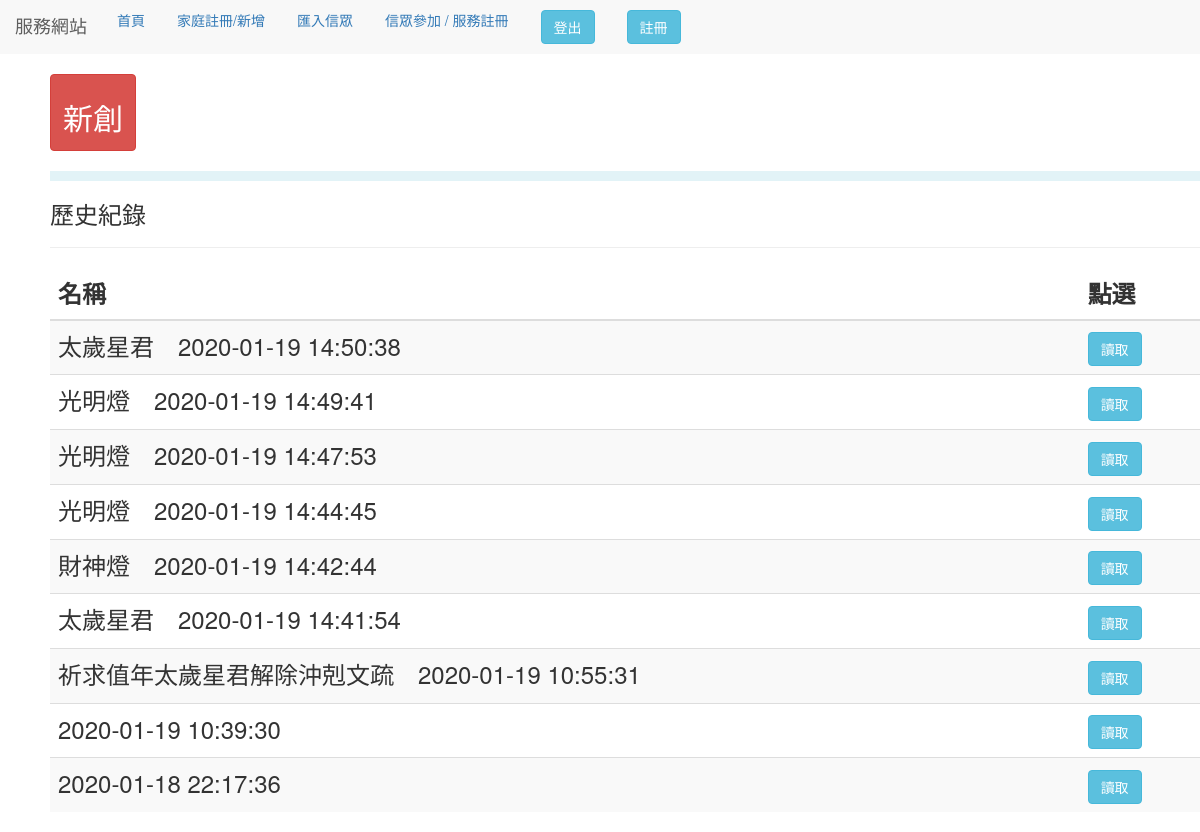
Page /join_activity (signed in) on the earlier database version.
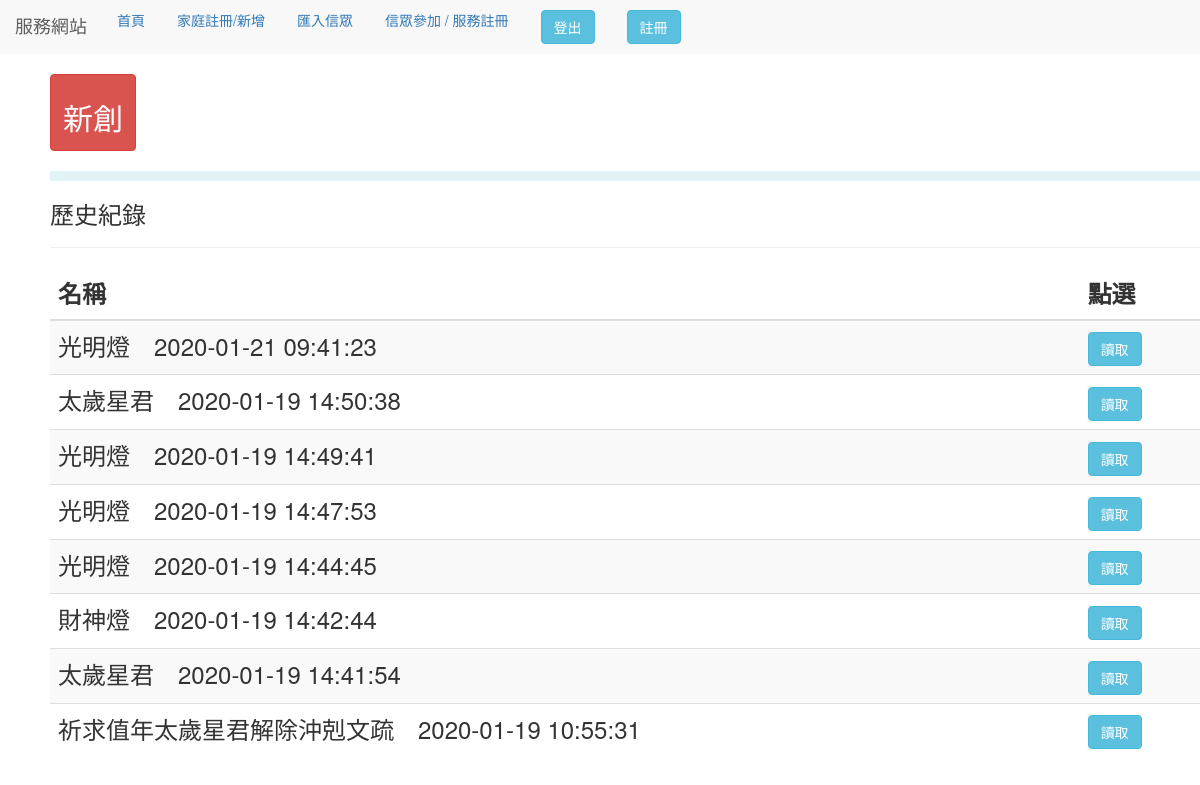
Same page on the later database version.
### use_app/models.py (models this page shows, shortened)
class history_data(models.Model):
    history = models.TextField(max_length =1000)
    name = models.CharField(max_length = 20)
    class Meta:
        verbose_name_plural = '歷史紀錄'

### use_app/views.py (the view)
# urls.py: path('join_activity', views.join_activity,name="join_activity"),
@login_required(login_url='/use_login')
def join_activity(request):
    historys = history_data.objects.all().order_by("-id")
    return render(request, "choose.html", locals())

### templates/choose.html (shortened to what this page needs)
{% extends "base.html" %}
{% block message %}
<div style="margin-left:50px;">
    <p>
        <a href="new">
            <button class="btn btn-danger">
                <h2 style="text-align:center;">新創</h2>
            </button>
        </a>
    </p>
    <hr style="border: 5px solid rgba(155, 213, 228, 0.295);">
    <p>歷史紀錄</p>
    <table id="mytable" class="table table-bordred table-striped">
        <thead class="thead-light">
            <tr>
                <th>名稱</th>
                <th>點選</th>
            </tr>
        </thead>
        <tbody>
            {% for history in historys  %}
            <tr>
                <td>{{history.name}}</td>
                <td>
                    <a href="{% url 'old' history.pk %}">
                        <button class="btn btn-info">
                            讀取
                        </button>
                    </a>
                </td>
            </tr>
            {% endfor %}
        </tbody>
</div>
{% endblock  %}

Differences in the rows shown:
removed history_data: name "2020-01-19 10:39:30"
removed history_data: name "2020-01-18 22:17:36"
added history_data: name "光明燈 2020-01-21 09:41:23"
